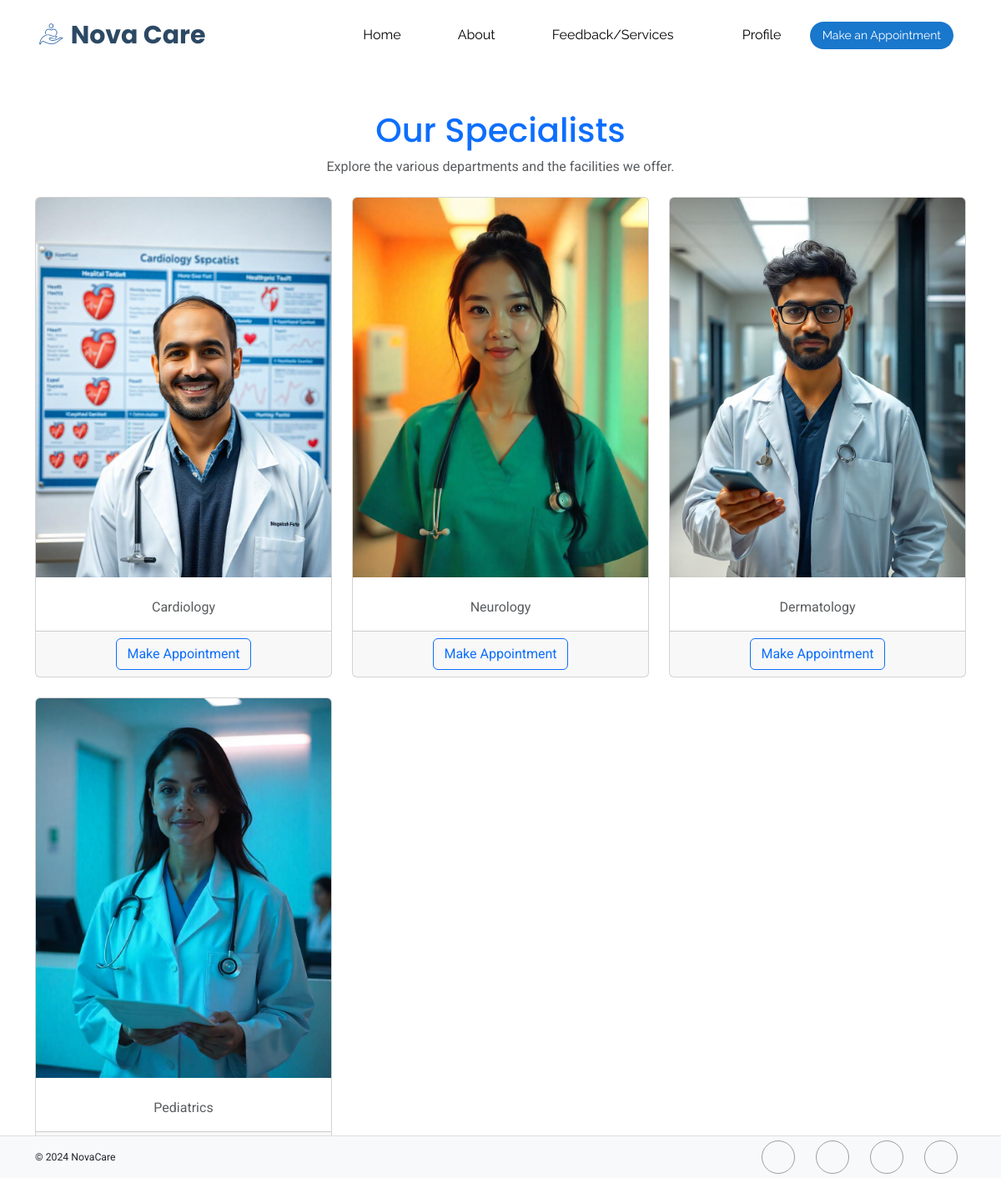
Page /user_doctor (signed in) on the committed database.
### HospitalApp/models.py (models this page shows, shortened)
class Doctor(models.Model):
    GENDER_CHOICES = [('Male', 'Male'), ('Female', 'Female'), ('Other', 'Other')]
    STATUS_CHOICES = [('Active', 'Active'), ('Resigned', 'Resigned'), ('Retired', 'Retired'), ('Transferred', 'Transferred'), ('Terminated', 'Terminated')]
    user = models.OneToOneField(CustomUser, on_delete=models.CASCADE, related_name="doctor_profile")
    name = models.CharField(max_length=100)
    specialization = models.CharField(max_length=100)
    gender = models.CharField(max_length=10, choices=GENDER_CHOICES, verbose_name="Gender")
    phone = models.CharField(max_length=15, validators=[RegexValidator(regex=r'^\d{10}$', message="Enter a valid phone number")])
    email = models.EmailField()
    department = models.ForeignKey(Department, on_delete=models.CASCADE)
    license_no = models.CharField(max_length=50, unique=True, verbose_name="License Number")
    experience = models.PositiveIntegerField()
    photo = models.ImageField(upload_to='media/doctor_photos/', blank=True, null=True)
    status = models.CharField(max_length=15, choices=STATUS_CHOICES, default='Active')

class Department(models.Model):
    name = models.CharField(max_length=100, unique=True)
    notes = models.TextField(verbose_name="Details")
    department_photo = models.ImageField(upload_to='media/department_photos/')
    def __str__(self):
        return self.name

### HospitalApp/views.py (the view)
# urls.py: path('user_doctor', views.user_doctor, name="user_doctor"),
def user_doctor(request):
    doctors = Doctor.objects.all()
    return render(request,'HospitalApp/user_doctor.html', {'doctors': doctors})

### templates/HospitalApp/user_doctor.html (shortened to what this page needs)
{% extends 'HospitalApp/user_base.html' %}
{% load static %}
{% block content %}
<div class="container mt-5">
    <div class="text-center mb-4">
        <h1 class="text-primary">Our Specialists</h1>
        <p class="text-muted">Explore the various departments and the facilities we offer.</p>
    </div>
    <div class="row row-cols-1 row-cols-md-2 row-cols-lg-3 g-4">
        {% for doc in doctors %}
        <div class="col">
            <div class="card h-100 d-flex flex-column">
                <img src="{{ doc.photo.url }}" class="card-img-top" alt="Dr. Sarah Lee">
                <div class="card-body flex-grow-1 text-center">
                    <p class="card-text text-muted">{{doc.department}}</p>
                </div>
                <div class="card-footer text-center">
                    <a href="{% url 'HospitalApp:user_appointment' %}"  class="btn btn-outline-primary">Make Appointment</a>
                </div>
            </div>
        </div>
        {% endfor %}
    </div>
</div>
{% endblock %}

### static/HospitalApp/assets/css/main.css (style rules this page uses)
:root { --default-font: "Roboto", system-ui, -apple-system, "Segoe UI", Roboto, "Helvetica Neue", Arial, "Noto Sans", "Liberation Sans", sans-serif, "Apple Color Emoji", "Segoe UI Emoji", "Segoe UI Symbol", "Noto Color Emoji"; --heading-font: "Poppins", sans-serif; --nav-font: "Raleway", sans-serif; }
:root { --background-color: #ffffff; --default-color: #444444; --heading-color: #2c4964; --accent-color: #1977cc; --surface-color: #ffffff; --contrast-color: #ffffff; }
:root { --nav-color: #2c4964; --nav-hover-color: #1977cc; --nav-mobile-background-color: #ffffff; --nav-dropdown-background-color: #ffffff; --nav-dropdown-color: #2c4964; --nav-dropdown-hover-color: #1977cc; }
:root { scroll-behavior: smooth; }
body { color: var(--default-color); background-color: var(--background-color); font-family: var(--default-font); }
a { color: var(--accent-color); text-decoration: none; transition: 0.3s; }
h1, h2, h3, h4, h5, h6 { color: var(--heading-color); font-family: var(--heading-font); }

### rows in the picture
Doctor: photo (picture), department "Cardiology"
Doctor: photo (picture), department "Neurology"
Doctor: photo (picture), department "Dermatology"
Doctor: photo (picture), department "Pediatrics"
